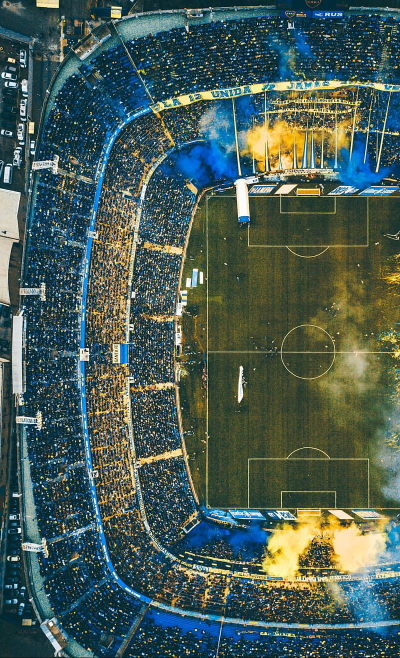
#> input picture resources/image.jpg, 800 x 1316 px (shown at 1/2 size)
$ python chapter3.py
#> lines starting #> are read from the running program, lines starting #| are printed output that depends on the picture
# converting an image to grayscale using OpenCV
# import library
import cv2 as cv
from cv2 import cvtColor

img = cv.imread("resources/image.jpg")
#> img is the input picture: shape (1316, 800, 3); mean B, G, R 86, 92.9, 72.5
img = cv.resize(img, (800,600)) # resizing to 800x600 pixels
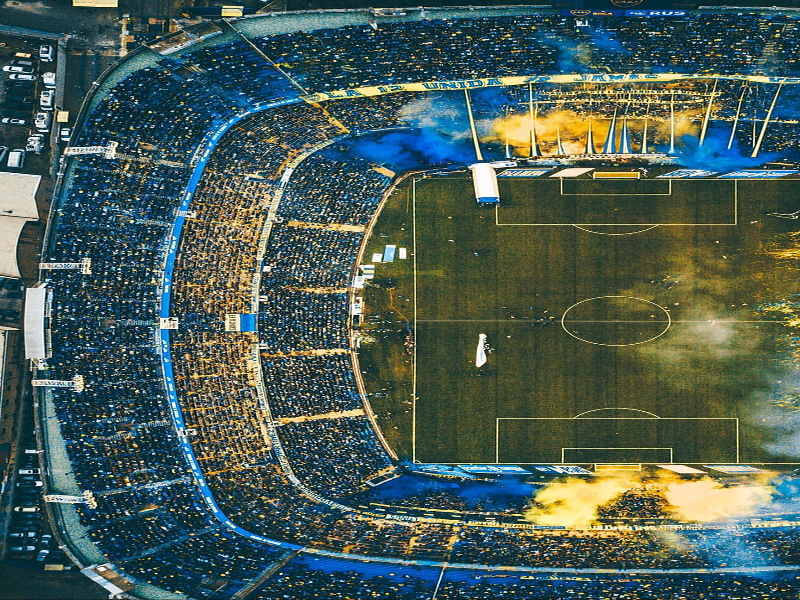
#> img: shape (600, 800, 3); mean B, G, R 86, 92.8, 72.4

gray_img = cv.cvtColor(img, cv.COLOR_BGR2GRAY)
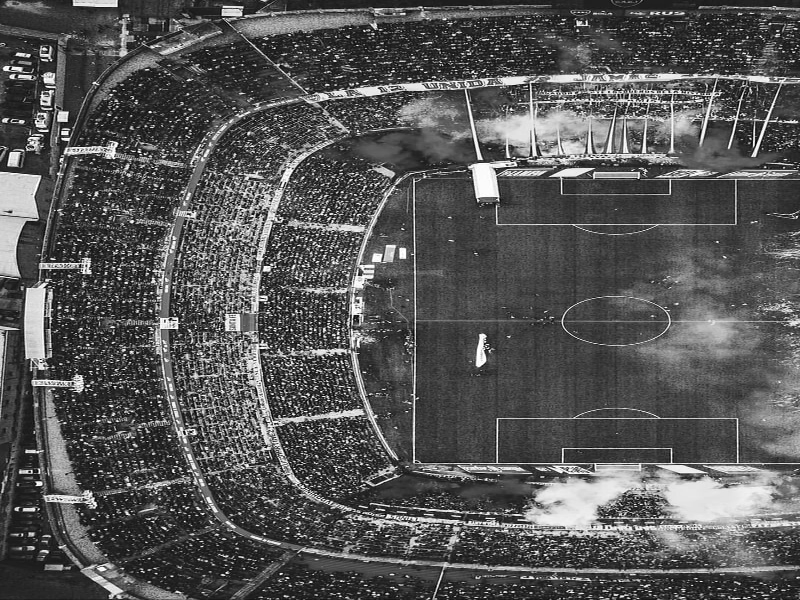
#> gray_img: shape (600, 800); min 0, max 255, mean 85.9

cv.imshow("Grayscale Image", gray_img)
cv.waitKey(0) # 0 means wait indefinitely until a key is pressed
cv.destroyAllWindows() #closes all windows

$ run again, with resources/board.jpg copied over resources/image.jpg
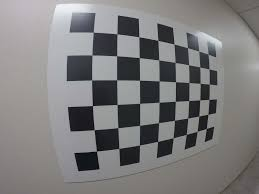
#> input picture resources/board.jpg, 259 x 194 px
#> img is the input picture: shape (194, 259, 3); mean B, G, R 125.2, 124.8, 125.8
#> `img = cv.resize(img, (800,600))`:
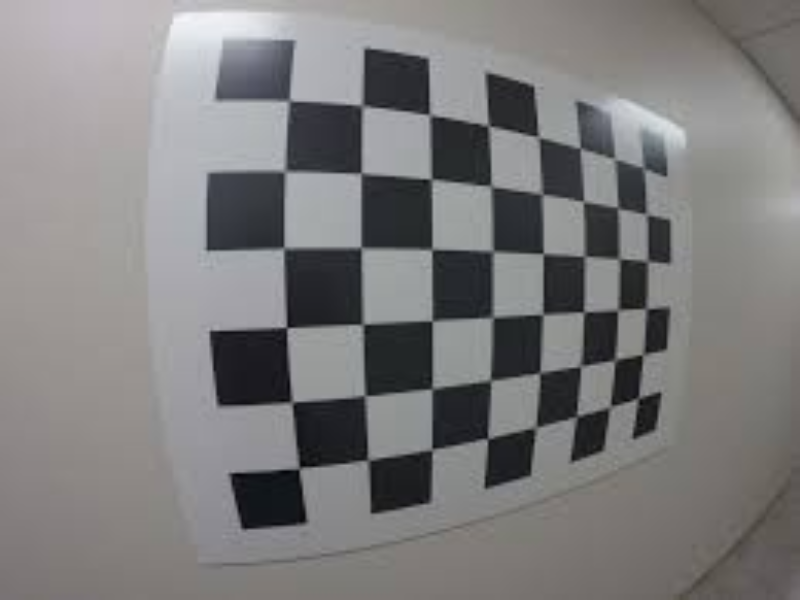
#> img: shape (600, 800, 3); mean B, G, R 125.1, 124.7, 125.7

$ run again, with resources/face.jpg copied over resources/image.jpg
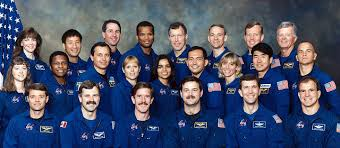
#> input picture resources/face.jpg, 340 x 148 px
#> img is the input picture: shape (148, 340, 3); mean B, G, R 103, 79.9, 72.5
#> `img = cv.resize(img, (800,600))`:
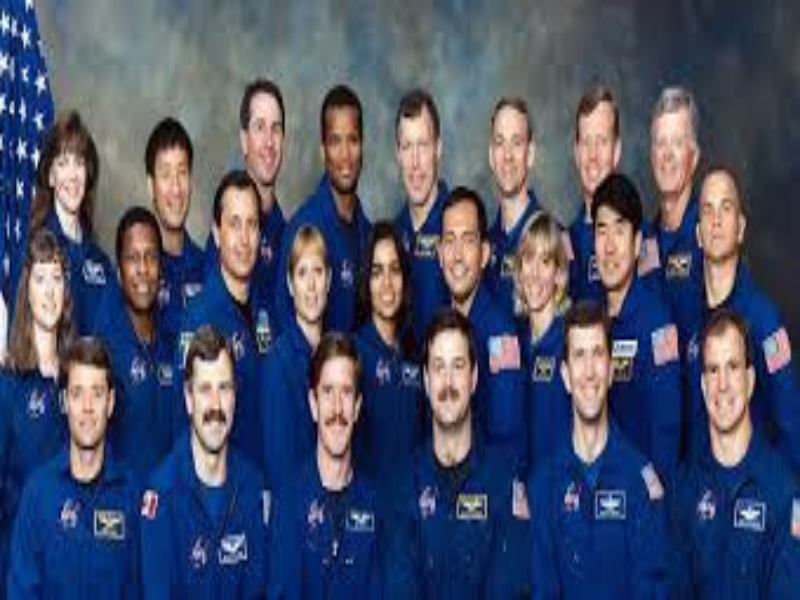
#> img: shape (600, 800, 3); mean B, G, R 102.9, 79.8, 72.4
#> `gray_img = cv.cvtColor(img, cv.COLOR_BGR2GRAY)`:
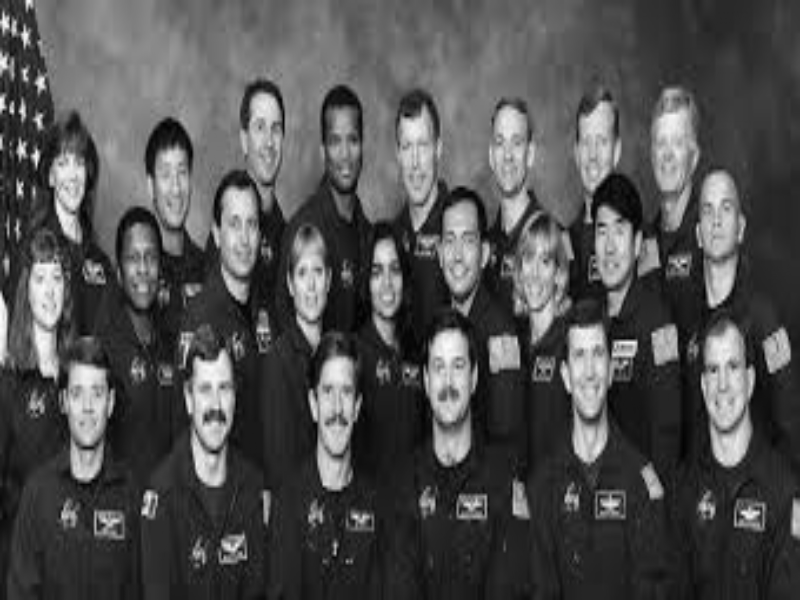
#> gray_img: shape (600, 800); min 1, max 253, mean 80.2
